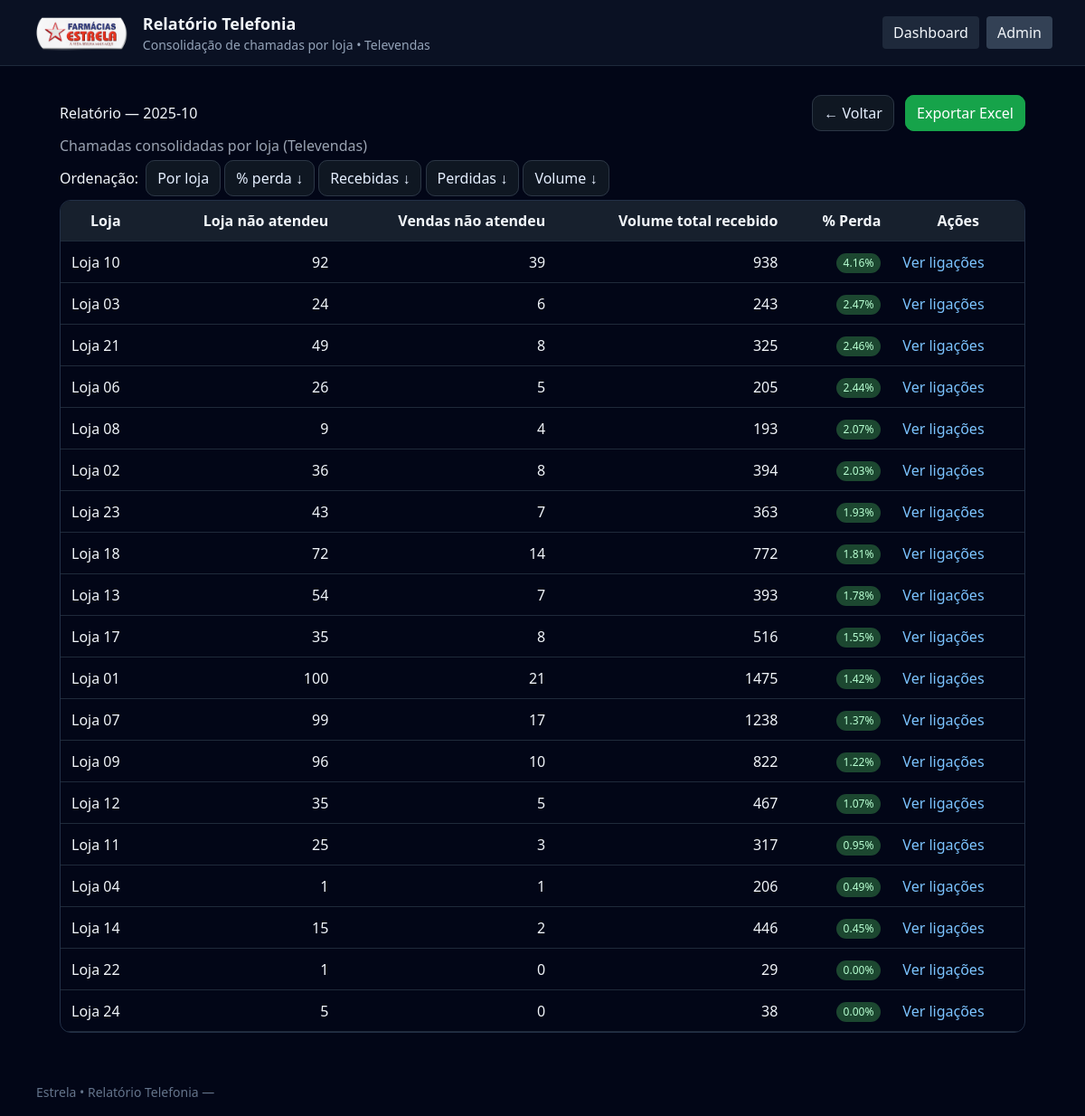
/report/2025-10?order=pct_desc, run on the app's committed database.
### tables this page shows
CREATE TABLE metrics (
      id INTEGER PRIMARY KEY AUTOINCREMENT,
      month_id INTEGER NOT NULL,
      store TEXT NOT NULL,
      recebidas INTEGER NOT NULL DEFAULT 0,
      perdidas INTEGER NOT NULL DEFAULT 0,
      volume_total INTEGER NOT NULL DEFAULT 0,
      pct_perda REAL NOT NULL DEFAULT 0.0,
      FOREIGN KEY (month_id) REFERENCES months(id),
      UNIQUE(month_id, store)
    );

### routes.py (the view)
@bp.route("/report/<ym>")
def public_report(ym):
    ym = sanitize_ym(ym)
    order = (request.args.get("order") or "loja").lower()
    with get_db() as con:
        month = con.execute("SELECT id, ym FROM months WHERE ym=?", (ym,)).fetchone()
        if not month:
            flash("Sem dados consolidados para este mês.", "info")
            return render_template("public_report.html", ym=ym, rows=[], order=order)
        mid = month["id"]
        df = pd.read_sql_query("""
            SELECT store         AS Loja,
                   recebidas     AS Recebidas,
                   perdidas      AS Perdidas,
                   volume_total  AS Volume,
                   pct_perda     AS pct
              FROM metrics
             WHERE month_id=?
        """, con, params=(mid,))
    if df.empty:
        flash("Sem dados consolidados para este mês.", "info")
        return render_template("public_report.html", ym=ym, rows=[], order=order)
    df["Recebidas"] = pd.to_numeric(df["Recebidas"], errors="coerce").fillna(0).astype(int)
    df["Perdidas"]  = pd.to_numeric(df["Perdidas"],  errors="coerce").fillna(0).astype(int)
    df["Volume"]    = pd.to_numeric(df["Volume"],    errors="coerce").fillna(0).astype(int)
    df["pct"]       = pd.to_numeric(df["pct"],       errors="coerce").fillna(0.0)
    df["PctPerdidas"]  = (df["Perdidas"] / df["Volume"]).where(df["Volume"] > 0, 0.0) * 100.0
    df["PctAtendidas"] = ((df["Volume"] - df["Perdidas"]) / df["Volume"]).where(df["Volume"] > 0, 0.0) * 100.0
    df["pct"] = df["PctPerdidas"]
    alias = {
        "pct_desc": "pct_perdidas_desc",
        "pct_asc": "pct_perdidas_asc",
        "pct_perda_desc": "pct_perdidas_desc",
        "pct_perda_asc": "pct_perdidas_asc",
    }
    order = alias.get(order, order)
    if order == "pct_perdidas_desc":
        df = df.sort_values(["PctPerdidas", "Loja"], ascending=[False, True])
    elif order == "pct_perdidas_asc":
        df = df.sort_values(["PctPerdidas", "Loja"], ascending=[True, True])
    elif order == "pct_atendidas_desc":
        df = df.sort_values(["PctAtendidas", "Loja"], ascending=[False, True])
    elif order == "pct_atendidas_asc":
        df = df.sort_values(["PctAtendidas", "Loja"], ascending=[True, True])
    elif order == "volume_desc":
        df = df.sort_values(["Volume", "Loja"], ascending=[False, True])
    elif order == "volume_asc":
        df = df.sort_values(["Volume", "Loja"], ascending=[True, True])
    elif order == "loja_desc":
        df["_n"] = df["Loja"].astype(str).str.extract(r"(\d+)$").astype(float)
        df = df.sort_values(["_n", "Loja"], ascending=[False, False]).drop(columns=["_n"])
    else:  # "loja" (padrão)
        df["_n"] = df["Loja"].astype(str).str.extract(r"(\d+)$").astype(float)
        df = df.sort_values(["_n", "Loja"], ascending=[True, True]).drop(columns=["_n"])
    rows = df.to_dict(orient="records")
    return render_template("public_report.html", ym=ym, rows=rows, order=order)

### db.py (called while the page is built)
def get_db():
    con = sqlite3.connect(DB_PATH)
    con.row_factory = sqlite3.Row
    return con

### routes.py (called while the page is built)
def sanitize_ym(ym: str) -> str:
    ym = (ym or "").strip().replace("/", "-")
    m = re.fullmatch(r"(\d{4})[-]?(\d{2})", ym)
    return f"{m.group(1)}-{m.group(2)}" if m else ym

### templates/public_report.html (shortened to what this page needs)
{% extends "base.html" %}
{% block content %}
<div class="container">
  <div class="header-row">
    <h1>Relatório — {{ ym }}</h1>
    <div class="actions">
      <a class="btn" href="{{ url_for('bp.public_index') }}">← Voltar</a>
      <a class="btn btn--success" href="{{ url_for('bp.export_excel', ym=ym) }}">Exportar Excel</a>
    </div>
  </div>
  <p class="muted">Chamadas consolidadas por loja (Televendas)</p>
  <div class="order-bar">
    <span>Ordenação:</span>
    <div class="btn-row">
  <a class="btn {{ 'active' if order=='loja' else '' }}"
     href="{{ url_for('bp.public_report', ym=ym, order='loja') }}">Por loja</a>
  <a class="btn {{ 'active' if order=='pct_desc' else '' }}"
     href="{{ url_for('bp.public_report', ym=ym, order='pct_desc') }}">% perda ↓</a>
  <a class="btn {{ 'active' if order=='recebidas_desc' else '' }}"
     href="{{ url_for('bp.public_report', ym=ym, order='recebidas_desc') }}">Recebidas ↓</a>
  <a class="btn {{ 'active' if order=='perdidas_desc' else '' }}"
     href="{{ url_for('bp.public_report', ym=ym, order='perdidas_desc') }}">Perdidas ↓</a>
  <a class="btn {{ 'active' if order=='volume_desc' else '' }}"
     href="{{ url_for('bp.public_report', ym=ym, order='volume_desc') }}">Volume ↓</a>
</div>
  </div>
  <div class="table-scroll">
    <table class="table">
      <thead>
        <tr>
          <th>Loja</th>
          <th class="num">Loja não atendeu</th>
          <th class="num">Vendas não atendeu</th>
          <th class="num">Volume total recebido</th>
          <th class="num">% Perda</th>
          <th>Ações</th>
        </tr>
      </thead>
      <tbody>
        {% for r in rows %}
        <tr>
          <td>{{ r['Loja'] }}</td>
          <td class="num">{{ r['Recebidas'] }}</td>
          <td class="num">{{ r['Perdidas'] }}</td>
          <td class="num">{{ r['Volume'] }}</td>
          <td class="num">
  {% if r['Volume']|int > 0 %}
    {% set pct = (r['pct'] or 0.0)|round(2) %}
    <span class="
      {% if pct>=15 %}chip chip--danger
      {% elif pct>=8 %}chip chip--warn
      {% else %}chip chip--ok
      {% endif %}">
      {{ "%.2f"|format(pct) }}%
    </span>
  {% else %}
    <span class="muted">—</span>
  {% endif %}
</td>
          <td>
            <a class="link" href="{{ url_for('bp.public_store_detail', ym=ym, store_slug=r['Loja']|lower|replace(' ', '-')) }}">Ver ligações</a>
          </td>
        </tr>
        {% endfor %}
      </tbody>
    </table>
  </div>
</div>
{% endblock %}

### templates/public_report.html (style rules this page uses)
.container { max-width: 1100px; margin: 24px auto; padding: 0 16px; }
.header-row { display:flex; align-items:center; justify-content:space-between; margin-bottom:12px; }
.actions .btn { margin-left:8px; }
.muted { color:#9aa3b2; margin: 4px 0 12px 0; }
.order-bar { display:flex; align-items:center; gap:8px; margin-bottom:12px; }
.table-scroll { overflow:auto; border:1px solid #223047; border-radius:12px; }
.table { width:100%; border-collapse:separate; border-spacing:0; min-width:760px; }
.table th, .table td { padding:10px 12px; border-bottom:1px solid #1f2a3a; vertical-align:middle; }
.table thead th { background:#17202d; position:sticky; top:0; z-index:1; }
.num { text-align:right; white-space:nowrap; }
.btn { padding:8px 12px; border-radius:10px; border:1px solid #2b3645; background:#0f1722; color:#e5efff; text-decoration:none; }
.btn--success { background:#16a34a; border-color:#16a34a; color:#fff; }
.chip { display:inline-block; padding:2px 8px; border-radius:999px; font-size:12px; }
.chip--ok { background:#1c4730; color:#b7ffd1; }
.link { color:#7cc4ff; text-decoration:none; }

### data on the page
metrics: Loja "Loja 10", Recebidas "92", Perdidas "39", Volume "938", pct_perda "4.16"
metrics: Loja "Loja 03", Recebidas "24", Perdidas "6", Volume "243", pct_perda "2.47"
metrics: Loja "Loja 21", Recebidas "49", Perdidas "8", Volume "325", pct_perda "2.46"
metrics: Loja "Loja 06", Recebidas "26", Perdidas "5", Volume "205", pct_perda "2.44"
metrics: Loja "Loja 08", Recebidas "9", Perdidas "4", Volume "193", pct_perda "2.07"
metrics: Loja "Loja 02", Recebidas "36", Perdidas "8", Volume "394", pct_perda "2.03"
metrics: Loja "Loja 23", Recebidas "43", Perdidas "7", Volume "363", pct_perda "1.93"
metrics: Loja "Loja 18", Recebidas "72", Perdidas "14", Volume "772", pct_perda "1.81"
metrics: Loja "Loja 13", Recebidas "54", Perdidas "7", Volume "393", pct_perda "1.78"
metrics: Loja "Loja 17", Recebidas "35", Perdidas "8", Volume "516", pct_perda "1.55"
metrics: Loja "Loja 01", Recebidas "100", Perdidas "21", Volume "1475", pct_perda "1.42"
metrics: Loja "Loja 07", Recebidas "99", Perdidas "17", Volume "1238", pct_perda "1.37"
metrics: Loja "Loja 09", Recebidas "96", Perdidas "10", Volume "822", pct_perda "1.22"
metrics: Loja "Loja 12", Recebidas "35", Perdidas "5", Volume "467", pct_perda "1.07"
metrics: Loja "Loja 11", Recebidas "25", Perdidas "3", Volume "317", pct_perda "0.95"
metrics: Loja "Loja 04", Recebidas "1", Perdidas "1", Volume "206", pct_perda "0.49"
metrics: Loja "Loja 14", Recebidas "15", Perdidas "2", Volume "446", pct_perda "0.45"
metrics: Loja "Loja 22", Recebidas "1", Perdidas "0", Volume "29", pct "0.00"
metrics: Loja "Loja 24", Recebidas "5", Perdidas "0", Volume "38", pct "0.00"

### other printed values
{{ ym }} "2025-10"
